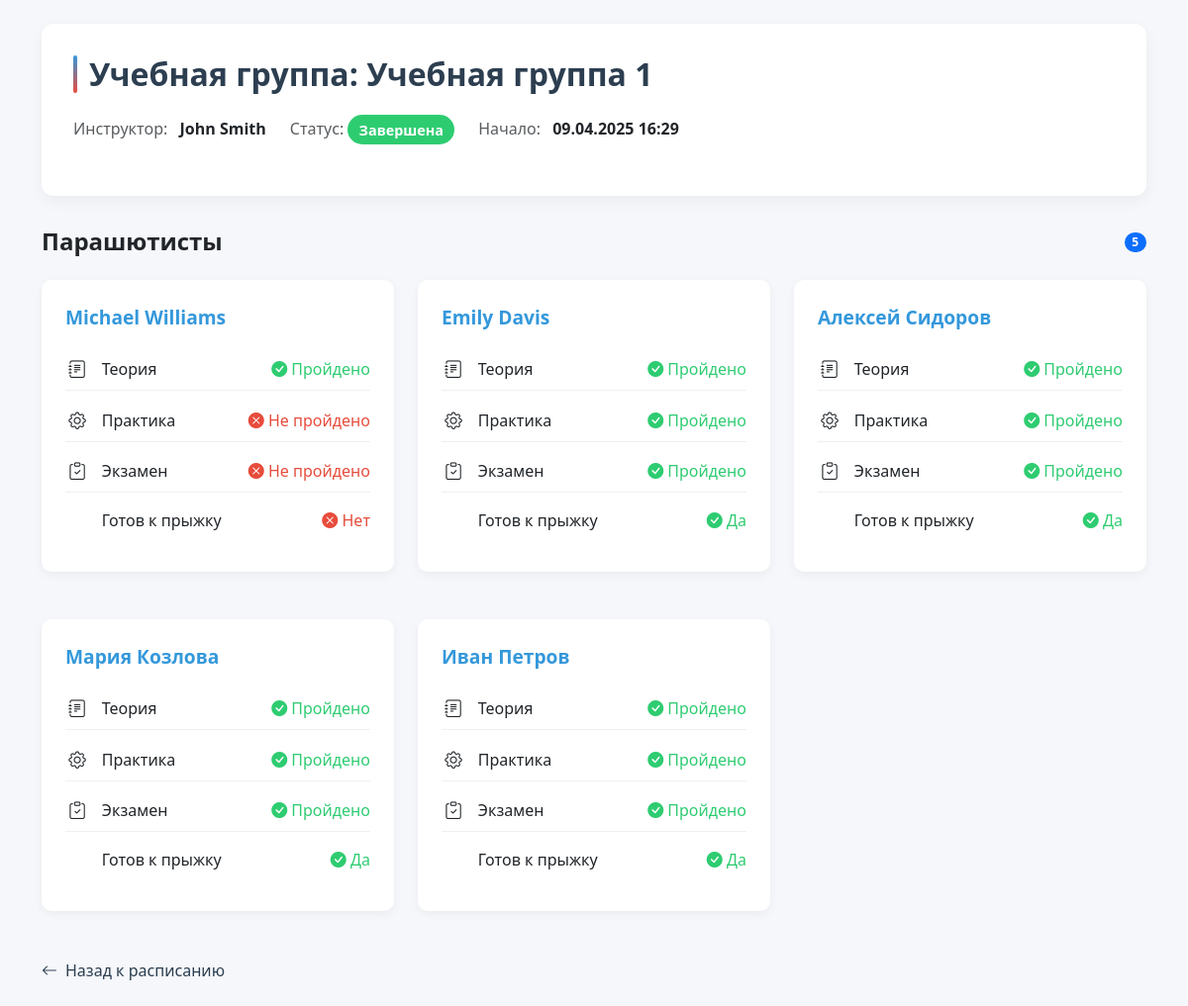
/instructors/1/training_groups/1/, run on an earlier commit of the app's database.
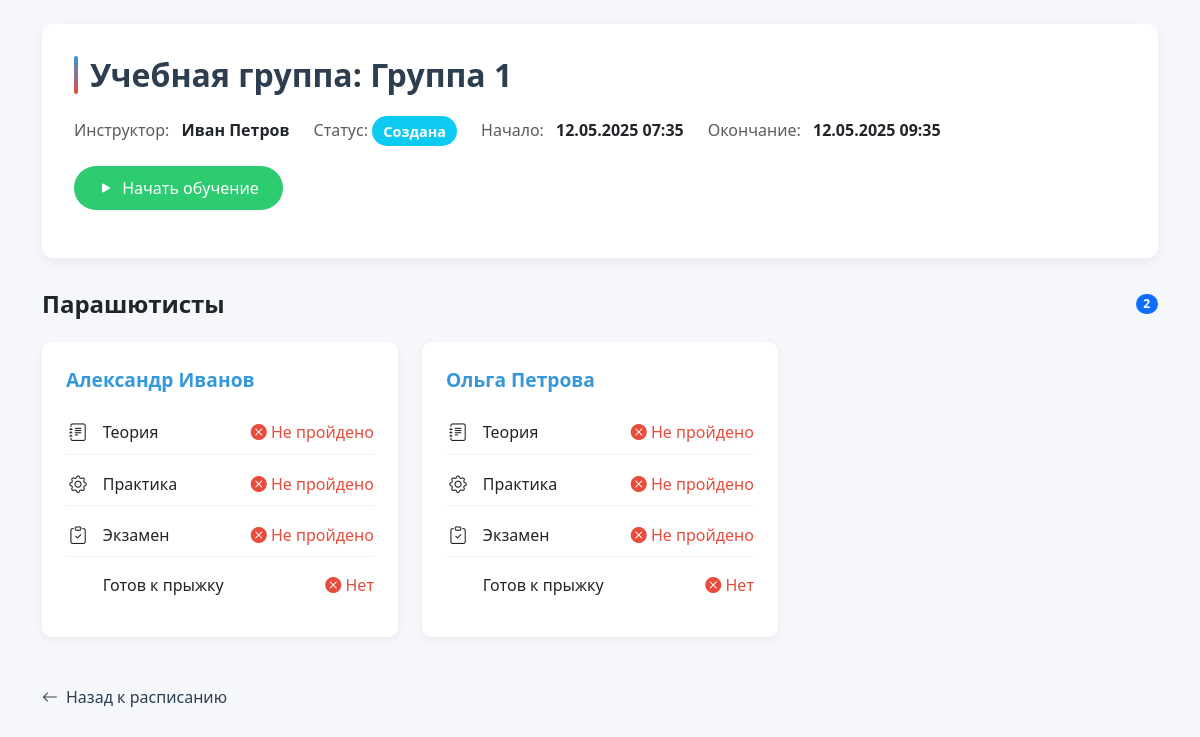
And on a later commit of the database.
### instructors/models.py (models this page shows, shortened)
class TrainingGroup(models.Model):
    STATUS_CHOICES = [
        ('created', 'Создана'),  # Статус "Создана"
        ('in_progress', 'В процессе'),  # Статус "В процессе"
        ('completed', 'Завершена'),  # Статус "Завершена"
    ]
    group_id = models.AutoField(primary_key=True)
    instructor = models.ForeignKey('Instructor',
                                   on_delete=models.CASCADE)  # Убедитесь, что модель Instructor определена
    group_name = models.CharField(max_length=255)  # Название группы
    start_date_time = models.DateTimeField()  # Дата и время начала
    end_date_time = models.DateTimeField(null=True, blank=True)  # Дата и время завершения
    status = models.CharField(max_length=20, choices=STATUS_CHOICES, default='created')  # Статус с choices

class Instructor(models.Model):
    instructor_id = models.AutoField(primary_key=True)
    first_name = models.CharField(max_length=255)
    middle_name = models.CharField(max_length=255)
    last_name = models.CharField(max_length=255)
    contact_info = models.CharField(max_length=255)
    qualification = models.CharField(max_length=50)
    status = models.CharField(max_length=50)

class TrainingGroupParachutist(models.Model):
    parachutist = models.ForeignKey(Parachutist, unique=True, on_delete=models.CASCADE)
    group = models.ForeignKey(TrainingGroup, on_delete=models.CASCADE)
    theory_passed = models.BooleanField(default=False)
    practice_passed = models.BooleanField(default=False)
    medical_certified = models.BooleanField('Мед. сертификация', default=False)
    """
    Наличие необходимых для прыжка мед. бумаг.
    """
    exam_passed = models.BooleanField(default=False)  # Новое поле для зачета
    ready_for_jump = models.BooleanField(default=False)  # Новое поле

class Parachutist(models.Model):
    parachutist_id = models.AutoField(primary_key=True)
    first_name = models.CharField(max_length=255)
    middle_name = models.CharField(max_length=255)
    last_name = models.CharField(max_length=255)
    contact_info = models.CharField(max_length=255)

### instructors/views.py (the view)
def training_group_detail(request, instructor_id, training_group_id):
    instructor = get_object_or_404(Instructor, pk=instructor_id)
    training_group = get_object_or_404(TrainingGroup, pk=training_group_id, instructor=instructor)
    group_parachutists = TrainingGroupParachutist.objects.filter(group=training_group).select_related('parachutist')
    context = {
        'instructor': instructor,
        'training_group': training_group,
        'group_parachutists': group_parachutists,
    }
    return render(request, 'training_group_detail.html', context)

### instructors/templates/training_group_detail.html (shortened to what the changed rows need)
<!DOCTYPE html>
<html lang="ru">
<head>
    <link href="https://cdn.jsdelivr.net/npm/bootstrap@5.3.0/dist/css/bootstrap.min.css" rel="stylesheet">
    <link href="https://cdn.jsdelivr.net/npm/bootstrap-icons@1.10.0/font/bootstrap-icons.css" rel="stylesheet">
</head>
<body>
    <div class="container py-4">
        <div class="group-header">
            <h1 class="group-title">Учебная группа: {{ training_group.group_name }}</h1>
            <div class="d-flex flex-wrap align-items-center mb-3">
                <div class="me-4 mb-2">
                    <span class="text-muted">Инструктор:</span>
                    <span class="fw-bold ms-2">{{ instructor.first_name }} {{ instructor.last_name }}</span>
                </div>
                <div class="me-4 mb-2">
                    <span class="text-muted">Статус:</span>
                    <span class="info-badge bg-{% if training_group.status == 'completed' %}success text-white fw-semibold{% elif training_group.status == 'in_progress' %}warning fw-semibold{% else %}info text-white fw-semibold{% endif %}">
                        {{ training_group.get_status_display }}
                    </span>
                </div>
                <div class="me-4 mb-2">
                    <span class="text-muted">Начало:</span>
                    <span class="fw-bold ms-2">{{ training_group.start_date_time|date:"d.m.Y H:i" }}</span>
                </div>
                {% if training_group.end_date_time %}
                <div class="me-4 mb-2">
                    <span class="text-muted">Окончание:</span>
                    <span class="fw-bold ms-2">{{ training_group.end_date_time|date:"d.m.Y H:i" }}</span>
                </div>
                {% endif %}
            </div>
            <div class="d-flex flex-wrap">
                {% if training_group.status == 'created' %}
                    <a href="{% url 'start_training' instructor_id=instructor.instructor_id training_group_id=training_group.group_id %}" class="btn btn-action btn-start">
                        <i class="bi bi-play-fill me-1"></i> Начать обучение
                    </a>
                {% elif training_group.status == 'in_progress' %}
                    <a href="{% url 'complete_training' instructor_id=instructor.instructor_id training_group_id=training_group.group_id %}" class="btn btn-action btn-complete">
                        <i class="bi bi-check-circle-fill me-1"></i> Завершить обучение
                    </a>
                {% endif %}
            </div>
        </div>
        <div class="d-flex justify-content-between align-items-center mb-4">
            <h2 class="mb-0" style="font-size: 1.5rem; font-weight: 600;">Парашютисты</h2>
            <span class="badge bg-primary rounded-pill">{{ group_parachutists|length }}</span>
        </div>
        {% if group_parachutists %}
            <div class="row">
                {% for gp in group_parachutists %}
                <div class="col-md-6 col-lg-4 mb-4">
                    <div class="parachutist-card">
                        <div class="d-flex justify-content-between align-items-start mb-3">
                            <a href="{% url 'edit_training_checkpoint' instructor_id=instructor.instructor_id training_group_id=training_group.group_id parachutist_id=gp.parachutist.parachutist_id %}"
                               class="parachutist-name">
                                {{ gp.parachutist.first_name }} {{ gp.parachutist.last_name }}
                            </a>
                        </div>
                        <div class="checkpoint-item">
                            <div class="checkpoint-icon">
                                <i class="bi bi-journal-text"></i>
                            </div>
                            <div class="flex-grow-1">Теория</div>
                            <span class="{% if gp.theory_passed %}passed{% else %}failed{% endif %}">
                                {% if gp.theory_passed %}<i class="bi bi-check-circle-fill"></i> Пройдено{% else %}<i class="bi bi-x-circle-fill"></i> Не пройдено{% endif %}
                            </span>
                        </div>
                        <div class="checkpoint-item">
                            <div class="checkpoint-icon">
                                <i class="bi bi-gear"></i>
                            </div>
                            <div class="flex-grow-1">Практика</div>
                            <span class="{% if gp.practice_passed %}passed{% else %}failed{% endif %}">
                                {% if gp.practice_passed %}<i class="bi bi-check-circle-fill"></i> Пройдено{% else %}<i class="bi bi-x-circle-fill"></i> Не пройдено{% endif %}
                            </span>
                        </div>
                        <div class="checkpoint-item">
                            <div class="checkpoint-icon">
                                <i class="bi bi-clipboard-check"></i>
                            </div>
                            <div class="flex-grow-1">Экзамен</div>
                            <span class="{% if gp.exam_passed %}passed{% else %}failed{% endif %}">
                                {% if gp.exam_passed %}<i class="bi bi-check-circle-fill"></i> Пройдено{% else %}<i class="bi bi-x-circle-fill"></i> Не пройдено{% endif %}
                            </span>
                        </div>
                        <div class="checkpoint-item" style="border-bottom: none;">
                            <div class="flex-grow-1">Готов к прыжку</div>
                            <span class="{% if gp.ready_for_jump %}passed{% else %}failed{% endif %}">
                                {% if gp.ready_for_jump %}<i class="bi bi-check-circle-fill"></i> Да{% else %}<i class="bi bi-x-circle-fill"></i> Нет{% endif %}
                            </span>
                        </div>
                    </div>
                </div>
                {% endfor %}
            </div>
        {% else %}
            <div class="alert alert-info d-flex align-items-center">
                <i class="bi bi-info-circle-fill me-2"></i>
                В этой группе пока нет парашютистов.
            </div>
        {% endif %}
    </div>
</body>
</html>

What changed in the data, as far as the page shows it:
no longer on this page (row edited): TrainingGroupParachutist: parachutist.first_name "Алексей", parachutist.last_name "Сидоров", theory_passed True (drawn), practice_passed True (drawn), exam_passed True (drawn), ready_for_jump True (drawn)
no longer on this page (row edited): TrainingGroupParachutist: parachutist.first_name "Мария", parachutist.last_name "Козлова", theory_passed True (drawn), practice_passed True (drawn), exam_passed True (drawn), ready_for_jump True (drawn)
no longer on this page (row edited): TrainingGroupParachutist: parachutist.first_name "Иван", parachutist.last_name "Петров", theory_passed True (drawn), practice_passed True (drawn), exam_passed True (drawn), ready_for_jump True (drawn)
changed TrainingGroup: group_name "Учебная группа 1" → "Группа 1"; status "Завершена" → "Создана"; start_date_time "09.04.2025 16:29" → "12.05.2025 07:35"; end_date_time (not shown) → "12.05.2025 09:35"
changed Instructor: first_name "John" → "Иван"; last_name "Smith" → "Петров"
changed TrainingGroupParachutist: parachutist.first_name "Michael" → "Александр"; parachutist.last_name "Williams" → "Иванов"; theory_passed "Пройдено" → "Не пройдено"
changed TrainingGroupParachutist: parachutist.first_name "Emily" → "Ольга"; parachutist.last_name "Davis" → "Петрова"; theory_passed "Пройдено" → "Не пройдено"; practice_passed "Пройдено" → "Не пройдено"; exam_passed "Пройдено" → "Не пройдено"; ready_for_jump "Да" → "Нет"
Also different on the page:
{{ group_parachutists|length }}: "5" → "2"
text now shown: "Окончание: Начать обучение"
